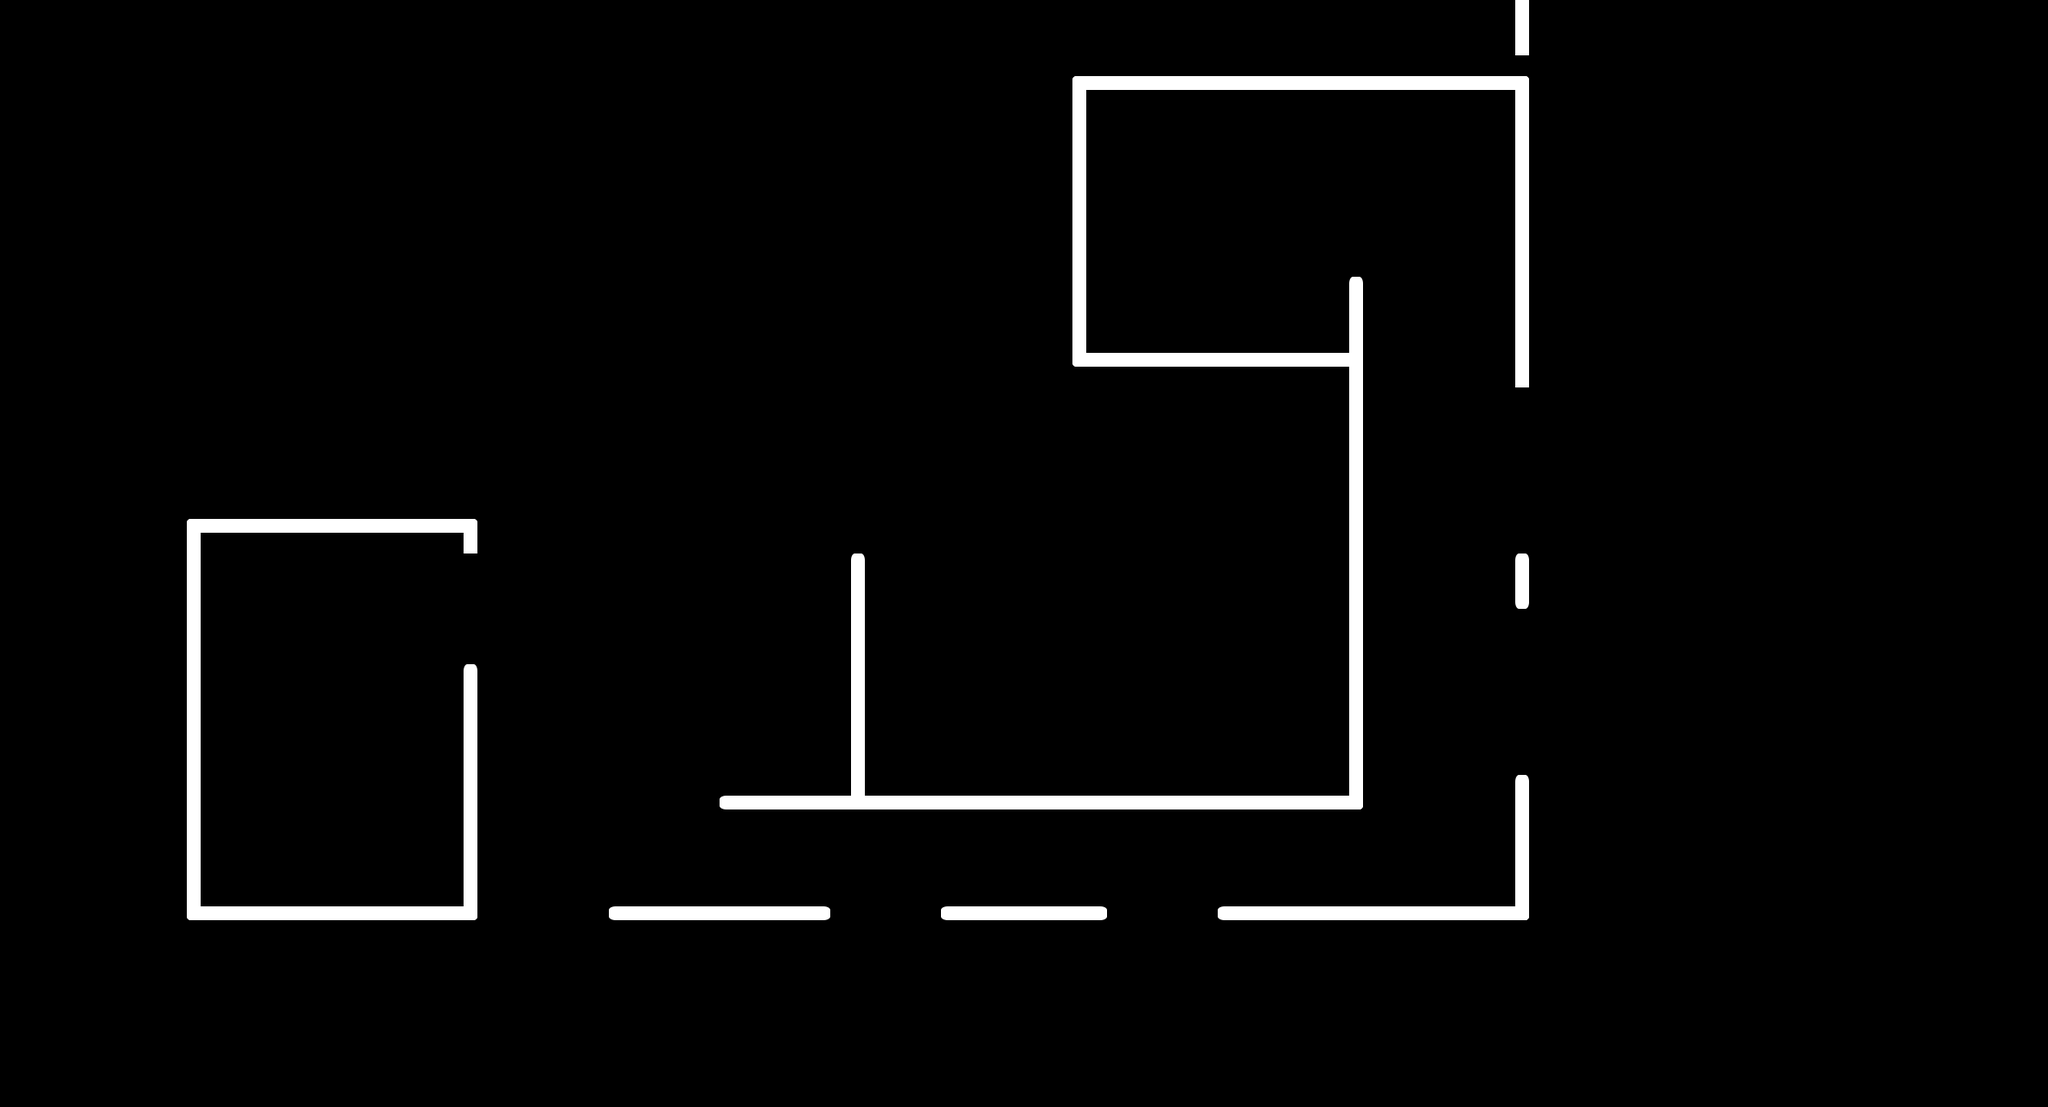

The image is a tile-based game level rendered from a .tmx file. Its description and complete source (layers, tilesets, objects, tile grids) follow:
An orthogonal 37x20 tile map with 64x64 px tiles, 1 tile layer (Tile Layer 1), 2 tilesets and 19 objects.

<map version="1.0" tiledversion="1.1.6" orientation="orthogonal" renderorder="right-down" width="37" height="20" tilewidth="64" tileheight="64" infinite="0" nextobjectid="54">
 <properties>
  <property name="hue" type="int" value="275" />
 </properties>
 <tileset firstgid="1" source="tileset.tsx" />
 <tileset firstgid="22" source="tileset.tsx" />
 <layer name="Tile Layer 1" width="37" height="20">
  <data encoding="csv">
0,0,0,0,0,0,0,0,0,0,0,0,0,0,0,0,0,0,0,0,0,0,0,0,0,0,0,36,0,0,0,0,0,0,0,0,0,
0,0,0,0,0,0,0,0,0,0,0,0,0,0,0,0,0,0,0,33,28,28,28,28,28,28,28,32,0,0,0,0,0,0,0,0,0,
0,0,0,0,0,0,0,0,0,0,0,0,0,0,0,0,0,0,0,36,0,0,0,0,0,0,0,36,0,0,0,0,0,0,0,0,0,
0,0,0,0,0,0,0,0,0,0,0,0,0,0,0,0,0,0,0,36,0,0,0,0,0,0,0,36,0,0,0,0,0,0,0,0,0,
0,0,0,0,0,0,0,0,0,0,0,0,0,0,0,0,0,0,0,36,0,0,0,0,0,0,0,36,0,0,0,0,0,0,0,0,0,
0,0,0,0,0,0,0,0,0,0,0,0,0,0,0,0,0,0,0,36,0,0,0,0,37,0,0,36,0,0,0,0,0,0,0,0,0,
0,0,0,0,0,0,0,0,0,0,0,0,0,0,0,0,0,0,0,31,28,28,28,28,23,0,0,36,0,0,0,0,0,0,0,0,0,
0,0,0,0,0,0,0,0,0,0,0,0,0,0,0,0,0,0,0,0,0,0,0,0,36,0,0,0,0,0,0,0,0,0,0,0,0,
0,0,0,0,0,0,0,0,0,0,0,0,0,0,0,0,0,0,0,0,0,0,0,0,36,0,0,0,0,0,0,0,0,0,0,0,0,
0,0,0,33,28,28,28,28,32,0,0,0,0,0,0,0,0,0,0,0,0,0,0,0,36,0,0,0,0,0,0,0,0,0,0,0,0,
0,0,0,36,0,0,0,0,0,0,0,0,0,0,0,37,0,0,0,0,0,0,0,0,36,0,0,34,0,0,0,0,0,0,0,0,0,
0,0,0,36,0,0,0,0,0,0,0,0,0,0,0,36,0,0,0,0,0,0,0,0,36,0,0,0,0,0,0,0,0,0,0,0,0,
0,0,0,36,0,0,0,0,37,0,0,0,0,0,0,36,0,0,0,0,0,0,0,0,36,0,0,0,0,0,0,0,0,0,0,0,0,
0,0,0,36,0,0,0,0,36,0,0,0,0,0,0,36,0,0,0,0,0,0,0,0,36,0,0,0,0,0,0,0,0,0,0,0,0,
0,0,0,36,0,0,0,0,36,0,0,0,0,27,28,25,28,28,28,28,28,28,28,28,30,0,0,37,0,0,0,0,0,0,0,0,0,
0,0,0,36,0,0,0,0,36,0,0,0,0,0,0,0,0,0,0,0,0,0,0,0,0,0,0,36,0,0,0,0,0,0,0,0,0,
0,0,0,31,28,28,28,28,30,0,0,27,28,28,29,0,0,27,28,29,0,0,27,28,28,28,28,30,0,0,0,0,0,0,0,0,0,
0,0,0,0,0,0,0,0,0,0,0,0,0,0,0,0,0,0,0,0,0,0,0,0,0,0,0,0,0,0,0,0,0,0,0,0,0,
0,0,0,0,0,0,0,0,0,0,0,0,0,0,0,0,0,0,0,0,0,0,0,0,0,0,0,0,0,0,0,0,0,0,0,0,0,
0,0,0,0,0,0,0,0,0,0,0,0,0,0,0,0,0,0,0,0,0,0,0,0,0,0,0,0,0,0,0,0,0,0,0,0,0
</data>
 </layer>
 <objectgroup name="Finish">
  <object id="53" x="1344" y="277" width="128" height="128" />
 </objectgroup>
 <objectgroup name="Player">
  <object id="52" x="352" y="981" width="64" height="64" />
 </objectgroup>
 <objectgroup name="Obstacles">
  <object id="34" x="216" y="601.333" width="336" height="16" />
  <object id="35" x="216" y="1046.67" width="333.333" height="13.3333" />
  <object id="36" x="826.667" y="918.667" width="749.333" height="16" />
  <object id="37" x="701.333" y="1046.67" width="258.667" height="16" />
  <object id="38" x="1088" y="1049.33" width="194.667" height="13.3333" />
  <object id="39" x="1408" y="1046.67" width="362.667" height="16" />
  <object id="40" x="1240" y="86.6667" width="528" height="18.6667" />
  <object id="41" x="1240" y="406.667" width="317.333" height="16" />
  <object id="42" x="1560" y="318.667" width="13.3333" height="597.333" />
  <object id="43" x="1240" y="108" width="16" height="298.667" />
  <object id="44" x="1752" y="108" width="13.3333" height="336" />
  <object id="45" x="1752" y="894.667" width="16" height="154.667" />
  <object id="46" x="1752" y="636" width="13.3333" height="66.6667" />
  <object id="47" x="981.333" y="641.333" width="18.6667" height="277.333" />
  <object id="48" x="536" y="766.667" width="16" height="280" />
  <object id="49" x="218.667" y="620" width="13.3333" height="426.667" />
  <object id="51" x="536" y="617.333" width="16" height="24" />
 </objectgroup>
</map>
